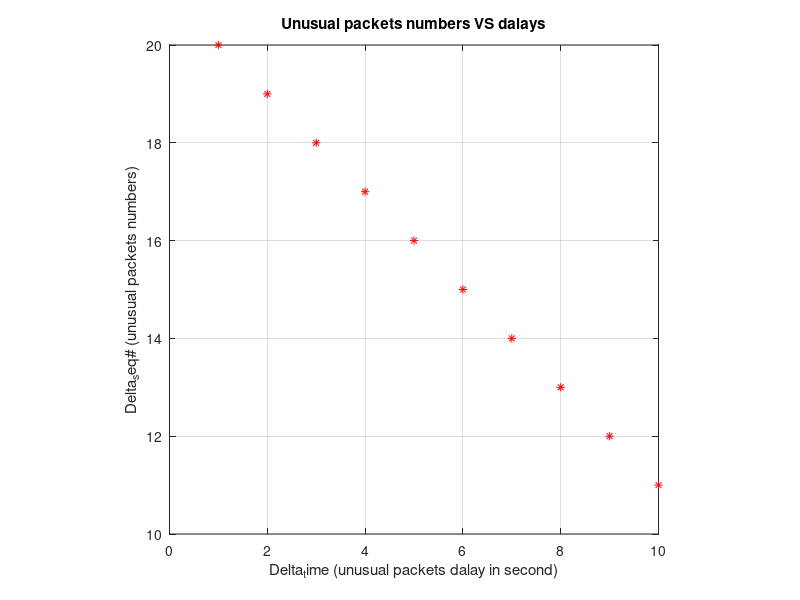

Write MATLAB code to recreate this figure. (Note: this script raises an error after producing the figure.)
function main()
close all
clear all
clc

a = cell(0, 2);

for acount = 1 : 1 : 10
    a{acount, 1} = acount;    
    a{acount, 2} = 21-acount;
end

list_new = sortrows(a,2);

figure(1);
for fcount = 1 : 1 : length(list_new)
    x = list_new{fcount,1};
    y = list_new{fcount,2};
    plot(x,y,'*r');
    hold on;
    axis square;
end
% % axis([-100 1100 -100 1100]);
grid on;
xlabel('Delta_time (unusual packets dalay in second)');
ylabel('Delta_seq# (unusual packets numbers)');
title('Unusual packets numbers VS dalays');

figure(2);
% hist(cell2mat(list_new));
histogram(cell2mat(list_new(:,1)));

end
